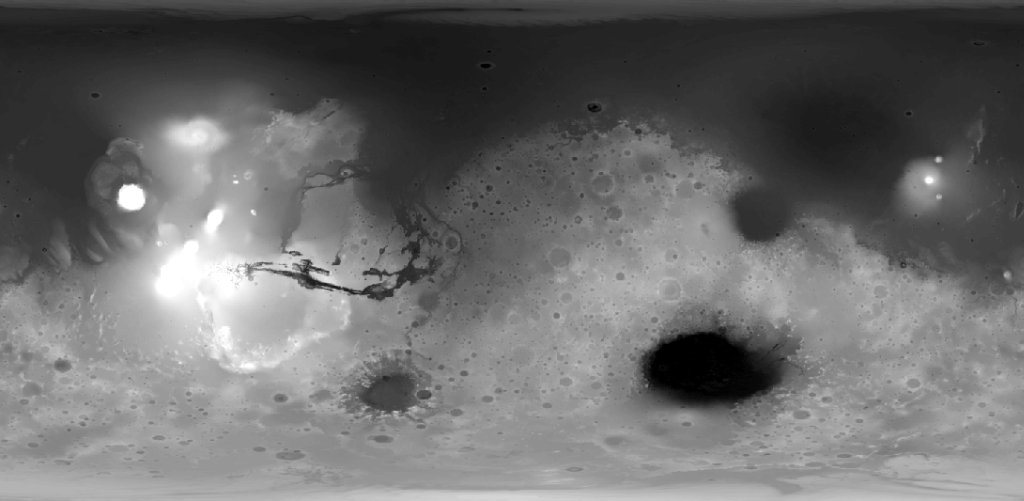
#> input picture mola_1024x501.png, 1024 x 501 px
$ python mars.py
#> lines starting #> are read from the running program, lines starting #| are printed output that depends on the picture; after the words box and inside, x2 and y2 are one past the last pixel; in counts of white or black regions, pixels touching at a corner belong together
import numpy as np
import cv2 as cv
import matplotlib.pyplot
import tkinter as tk
from PIL import Image, ImageTk

GRAY_IMG = cv.imread("mola_1024x501.png", cv.IMREAD_GRAYSCALE)
#> GRAY_IMG is the input picture: shape (501, 1024); min 0, max 255, mean 107.8
COLOR_IMG = cv.imread("mola_color_1024x506.png")
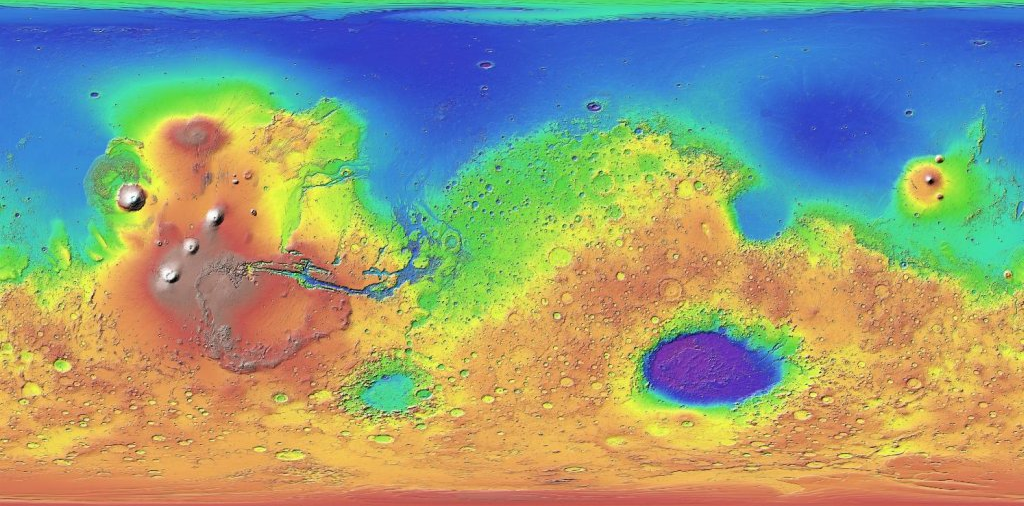
#> input picture mola_color_1024x506.png, 1024 x 506 px
#> COLOR_IMG is the input picture: shape (506, 1024, 3); mean B, G, R 126.1, 155.8, 146.8
WIDTH_KM = 670
HEIGHT_KM = 335
MAX_ELEV = 55
N_CANDIDATES = 20
CIRCUM = 21344

IMG_HT, IMG_WIDTH = GRAY_IMG.shape
#> IMG_HT = 501; IMG_WIDTH = 1024
PIXELS_PER_KM = IMG_WIDTH/CIRCUM
#> PIXELS_PER_KM = 0.048
RECT_WIDTH = int(PIXELS_PER_KM*WIDTH_KM)
#> RECT_WIDTH = 32
RECT_HT = int(PIXELS_PER_KM*HEIGHT_KM)
#> RECT_HT = 16
LAT_30_N = int(IMG_HT/3)
#> LAT_30_N = 167
LAT_30_S = LAT_30_N*2
#> LAT_30_S = 334
STEP_X = int(RECT_WIDTH/2)
#> STEP_X = 16
STEP_Y = int(RECT_HT/2)
#> STEP_Y = 8

screen = tk.Tk()
canvas = tk.Canvas(screen, width = IMG_WIDTH, height = IMG_HT+130)

class Search():
    def __init__(self, name):
        self.name = name
        self.rect_coords = {}
        self.rect_means = {}
        self.rect_ptps = {}
        self.rect_stds = {}
        self.ptp_filtered = []
        self.std_filtered = []
        self.high_graded_rects = []
    def run_sect_stats(self):
        ul_x, ul_y = 0, LAT_30_N
#> ul_x = 0; ul_y = 167
        lr_x, lr_y = RECT_WIDTH, LAT_30_N + RECT_HT
#> lr_x = 32; lr_y = 183
        rect_num = 1

        while True:
            rect_img = GRAY_IMG[ul_y: lr_y, ul_x: lr_x]
            self.rect_coords[rect_num] = [ul_x, ul_y, lr_x, lr_y]
            if np.mean(rect_img) <= MAX_ELEV:
                self.rect_means[rect_num] = np.mean(rect_img)
                self.rect_ptps[rect_num] = np.ptp(rect_img)
                self.rect_stds[rect_num] = np.std(rect_img)
            rect_num += 1
            ul_x += STEP_X
            lr_x = ul_x + RECT_WIDTH
            if lr_x > IMG_WIDTH:
                ul_x = 0
                ul_y += STEP_Y
                lr_x = RECT_WIDTH
                lr_y += STEP_Y
            if lr_y > LAT_30_S + STEP_Y:
                break
#> after the loop, lr_y = 343; rect_num = 1261; self.rect_coords = 1260 items; self.rect_means = 59 items; self.rect_ptps = 59 items; self.rect_stds = 59 items; ul_x = 0; ul_y = 327
    def draw_rectangles(self):
        img_copy = GRAY_IMG.copy()
        rects_sorted = sorted(self.rect_coords.items(), key=lambda x: x[0])
#> rects_sorted = 1260 items
        print("\nRect Number and Corner coordinates (ul_x, ul_y, lr_x, lr_y):")
        for k,v in rects_sorted:
            print("rect: {}, coords: {}".format(k,v))
            cv.rectangle(img_copy,
                        (self.rect_coords[k][0], self.rect_coords[k][1]),
                        (self.rect_coords[k][2], self.rect_coords[k][3]),
                        (255, 0, 0), 1)
            cv.imshow('QC Rects {}'.format(self.name), img_copy)
            cv.waitKey(3000)
            cv.destroyAllWindows()
#> this loop made 1260 passes
#> v on passes 1 to 3: [0, 167, 32, 183], [16, 167, 48, 183], [32, 167, 64, 183]
#| rect: 1, coords: [0, 167, 32, 183]
#| rect: 2, coords: [16, 167, 48, 183]
#| rect: 3, coords: [32, 167, 64, 183]
#| rect: 4, coords: [48, 167, 80, 183]
#| rect: 5, coords: [64, 167, 96, 183]
#| rect: 6, coords: [80, 167, 112, 183]
#| rect: 7, coords: [96, 167, 128, 183]
#| rect: 8, coords: [112, 167, 144, 183]
#> (further printed lines are left out)
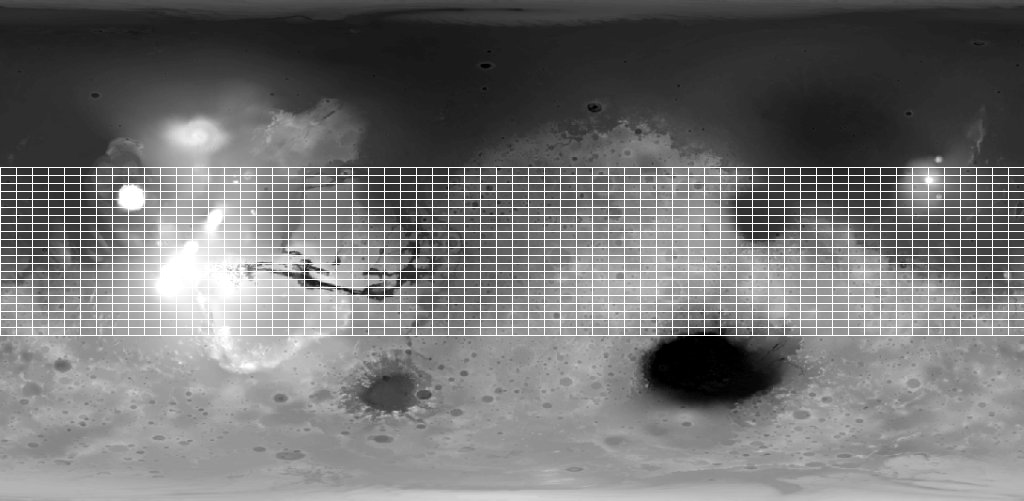
#> img_copy: shape (501, 1024); 6.15% of pixels changed, all inside (x1, y1, x2, y2) = (0, 167, 1024, 336)
    def sort_stats(self):
    	ptp_sorted = (sorted(self.rect_ptps.items(), key=lambda x: x[1]))
#> ptp_sorted = 59 pairs, first value 1 to 489, second value 0 to 70
    	self.ptp_filtered = [x[0] for x in ptp_sorted[:N_CANDIDATES]]
#> self.ptp_filtered = [4, 3, 67, 130, 193, 2, 66, 256, 363, 180, 237, 300, 53, 54, 25, 116, 27, 52, 113, 115]
    	std_sorted = (sorted(self.rect_stds.items(), key=lambda x: x[1]))
#> std_sorted = 59 pairs, first value 1 to 489, second value 0 to 11.3
    	self.std_filtered = [x[0] for x in std_sorted[:N_CANDIDATES]]
#> self.std_filtered = [4, 67, 3, 25, 237, 256, 130, 66, 300, 193, 88, 151, 2, 363, 27, 299, 26, 54, 65, 55]
    	for rect in self.std_filtered:
    		if rect in self.ptp_filtered:
    			self.high_graded_rects.append(rect)
#> this loop made 20 passes
#> rect on passes 1, 2, 4, 5, 6, 7, 8, 9, 10, 11, 12, 13: 4, 67, 25, 237, 256, 130, 66, 300, 193, 88, 151, 2
#> after the loop, self.high_graded_rects = [4, 67, 3, 25, 237, 256, 130, 66, 300, 193, 2, 363, 27, 54]
    def draw_filtered_rects(self,image,filtered_rect_list):
    	img_copy = image.copy()
    	for k in filtered_rect_list:
    		cv.rectangle(img_copy,
    			(self.rect_coords[k][0], self.rect_coords[k][1]),
    			(self.rect_coords[k][2], self.rect_coords[k][3]),
    			(255,0,0),1)
    		cv.putText(img_copy, str(k),
    			(self.rect_coords[k][0]+1, self.rect_coords[k][3]-1),
    			cv.FONT_HERSHEY_PLAIN, 0.65, (255, 0, 0), 1)
#> this loop made 20 passes
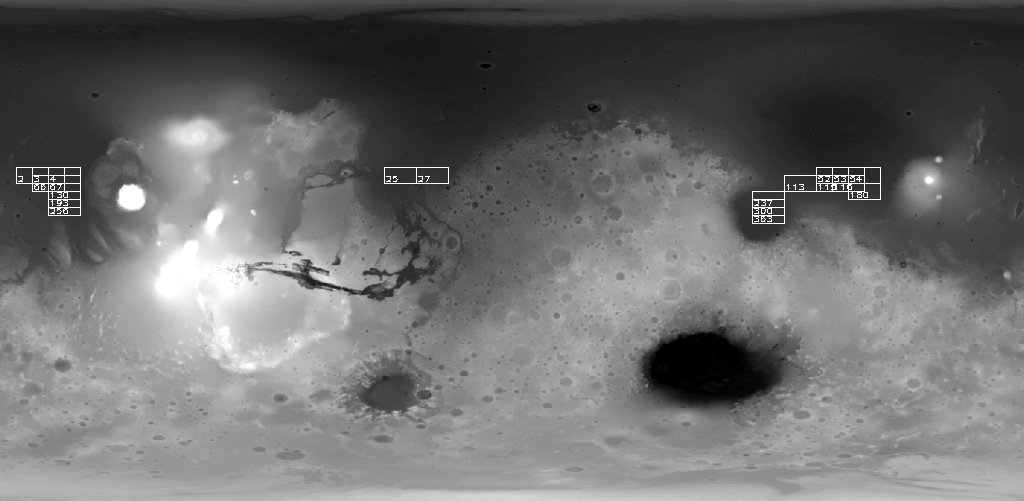
#> img_copy: shape (501, 1024); 0.38% of pixels changed, all inside (x1, y1, x2, y2) = (16, 167, 881, 224)
    	cv.putText(img_copy, '30 N', (10, LAT_30_N-7),
    		cv.FONT_HERSHEY_PLAIN, 1, 255)
#> img_copy: shape (501, 1024); 0.01% of pixels changed, all inside (x1, y1, x2, y2) = (12, 150, 47, 160)
#> (the run stopped early here; a loop or call above may not have finished)
